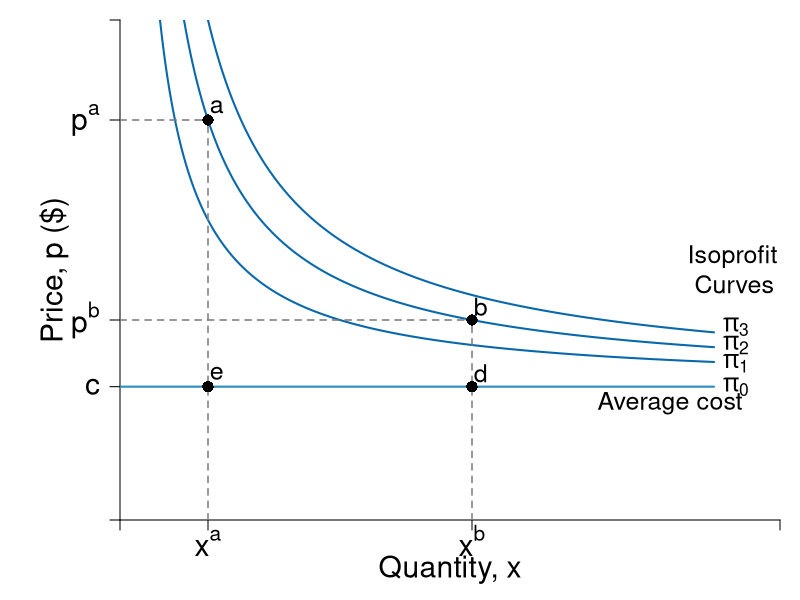

This figure's R source:
#Graph Designer: Simon Halliday + Scott Cohn
#Authors: Bowles and Halliday
#Title: Coordination, Conflict and Competition: A Text in Microeconomics

require(shape)
pdf(file = "firmmarketsupply/isoprofits_demand.pdf", width = 9, height = 7)

#Set parameters for graphics
axislabelsize <- 1.8
labelsize <- 1.5
namesize <- 1.8
annotatesize <- 1.5
graphlinewidth <- 2
segmentlinewidth <- 1.5

COL <- c("#7fc97f", "#beaed4", "#fdc086", "#ffff99", "#386cb0", "#f0027f", "#bf5b17", "#666666")
COLA <- c("#e0f3db", "#99d8c9","#66c2a4","#41ae76", "#238b45", "#005824")
COLB <- c("#c6dbef", "#4eb3d3", "#2b8cbe", "#0868ac","#084081")
grays <- gray.colors(25, start = 1, end = 0)
CBCols <- c("#009E73","#0072B2","#E69F00","#CC79A7", "#F0E442")

#Edited the margins to cater for the larger LHS labels
par(mar =  c(4, 6, 1, 1))

AvgRevenue <- function(x, rmax = 12, xmax = 12){
  rmax - (rmax/xmax)*x
}

MRevenue <- function(x, rmax = 12, xmax = 12){
  rmax - 2*(rmax/xmax)*x
}

AvgCost <- function(x, c0 = 2, c1 = 4){
  c0/x + c1
}

IsoProf <- function(x, k = 0, c0 = 2, c1 = 4){
  AvgCost(x) + k/x
}

xlims <- c(0, 15)
ylims <- c(0, 15)

npts <- 501 
x <- seq(xlims[1], xlims[2], length.out = npts)
y <- seq(ylims[1], ylims[2], length.out = npts) 
a <- c(13, 16.75, 19.25)

plot(0, 0, xlim = xlims, ylim = ylims, type = "n",
     xlab = expression(paste("")),
     ylab = expression(paste("")), 
     xaxt = "n", 
     yaxt = "n", 
     cex.lab = axislabelsize, 
     bty = "n",
     xaxs = "i", 
     yaxs = "i")

ticksy <- c(0, 4, IsoProf(8, k = 14), IsoProf(2, k = 14), ylims[2])
ylabels <- c(NA, expression(paste(c)), expression(paste(p^{b})), expression(paste(p^{a})), NA) #expression(paste(p^{m})),
ticksx <- c(0, 2, 8, xlims[2])
xlabels <- c(NA, expression(paste(x^{a})), expression(paste(x^{b})), NA) #expression(paste(x^{m})), expression(paste(frac(bar(p),beta)))

axis(1, at = ticksx, pos = 0, labels = xlabels, cex.axis = axislabelsize)
axis(2, at = ticksy, pos = 0, labels = ylabels, las = 1, cex.axis = axislabelsize)

npts <- 500 
xx1 <- seq(xlims[1], xlims[2], length.out = npts)
xx2 <- seq(xlims[1], xlims[2] - 1.5, length.out = npts)
xx3 <- seq(2, 6, length.out = npts)

lines(xx2, IsoProf(xx2, k = 14), col = COLB[4], lwd = graphlinewidth)
lines(xx2, IsoProf(xx2, k = 8), col = COLB[4], lwd = graphlinewidth)
lines(xx2, IsoProf(xx2, k = 20), col = COLB[4], lwd = graphlinewidth)
segments(0, 4, xlims[2] - 1.5, 4, lty = 1, col = COLB[3] , lwd = graphlinewidth)

#Label the axes
#text(0.5*(xlims[2]), -1.5, expression(paste("Output, ", x)), xpd = TRUE, cex = axislabelsize) 
text(0.5*(xlims[2]), -1.5, expression(paste("Quantity, ", x)), xpd = TRUE, cex = axislabelsize) 
text(-1.5, 0.5*ylims[2], expression(paste("Price, ", p, " ($)")), xpd = TRUE, cex = axislabelsize, srt = 90) 

#Label curves
text(xlims[2] - 1, 7, expression(paste("Isoprofit \n Curves")), cex = labelsize)


#Draw segments for total costs
segments(0, IsoProf(x = 2, k = 14), 2, IsoProf(x = 2, k = 14), lty = 2, col = grays[20] , lwd = segmentlinewidth)
segments(2, 0, 2, IsoProf(x = 2, k = 14), lty = 2, col = grays[20] , lwd = segmentlinewidth)

segments(0, IsoProf(x = 8, k = 14), 8, IsoProf(x = 8, k = 14), lty = 2, col = grays[20] , lwd = segmentlinewidth)
segments(8, 0, 8, IsoProf(x = 8, k = 14), lty = 2, col = grays[20] , lwd = segmentlinewidth)


text(xlims[2] - 1, 5.8, expression(paste(pi[3])), cex = labelsize)
text(xlims[2] - 1, 5.25, expression(paste(pi[2])), cex = labelsize)
text(xlims[2] - 1, 4.7, expression(paste(pi[1])), cex = labelsize)
text(xlims[2] - 1, 4, expression(paste(pi[0])), cex = labelsize)
text(xlims[2] - 2.5, 3.5, expression(paste("Average cost")), cex = annotatesize)

points(2, IsoProf(x = 2, k = 14), pch = 16, col = "black", cex = 1.5)
text(2.2, IsoProf(x = 2, k = 14) + 0.4, expression(a), cex = labelsize)

points(8, IsoProf(x = 8, k = 14), pch = 16, col = "black", cex = 1.5)
text(8.2, IsoProf(x = 8, k = 14) + 0.4, expression(b), cex = labelsize)

points(2, 4, pch = 16, col = "black", cex = 1.5)
text(2.2, 4 + 0.4, expression(e), cex = labelsize)

points(8, 4, pch = 16, col = "black", cex = 1.5)
text(8.2, 4 + 0.4, expression(d), cex = labelsize)



dev.off()
